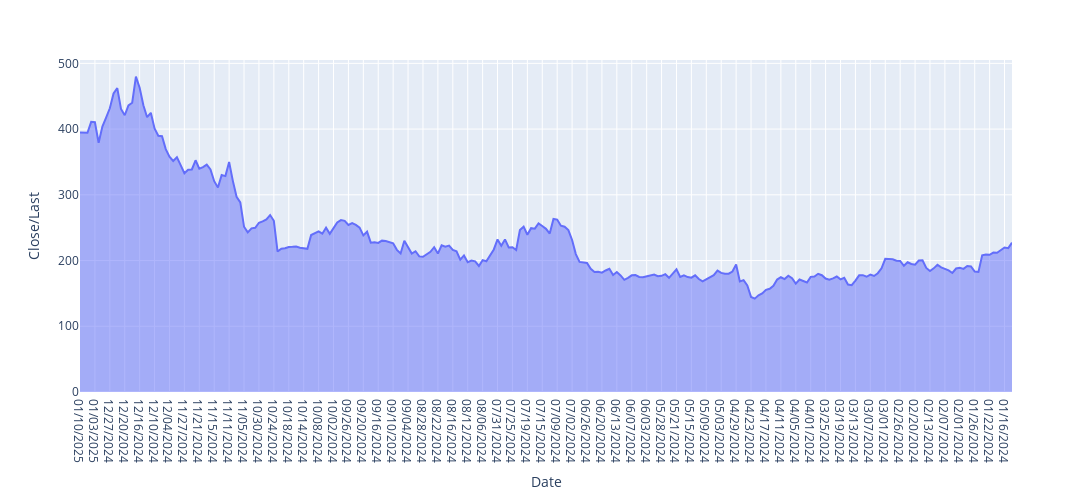

Notebook cell for this chart:
### Markdown cell above
### Using Plotly for Visualisation

### Code cell
px.area(data, x ="Date",y="Close/Last",width= 1300, height=500)

### Figure 1 — Plotly figure (JSON) as saved in the notebook; plotly's stock layout.template omitted (floating-point values rounded to 4 significant figures; data arrays with more than 128 entries replaced by an {"elided": "..."} marker saying what was removed)
{"data": [{"fillpattern": {"shape": ""}, "hovertemplate": "Date=%{x}<br>Close/Last=%{y}<extra></extra>", "legendgroup": "", "line": {"color": "#636efa"}, "marker": {"symbol": "circle"}, "mode": "lines", "name": "", "orientation": "v", "showlegend": false, "stackgroup": "1", "type": "scatter", "x": {"elided": "251 str values"}, "xaxis": "x", "y": {"elided": "251 float values"}, "yaxis": "y"}], "layout": {"height": 500, "legend": {"tracegroupgap": 0}, "margin": {"t": 60}, "width": 1300, "xaxis": {"anchor": "y", "domain": [0, 1], "title": {"text": "Date"}}, "yaxis": {"anchor": "x", "domain": [0, 1], "title": {"text": "Close/Last"}}}}
